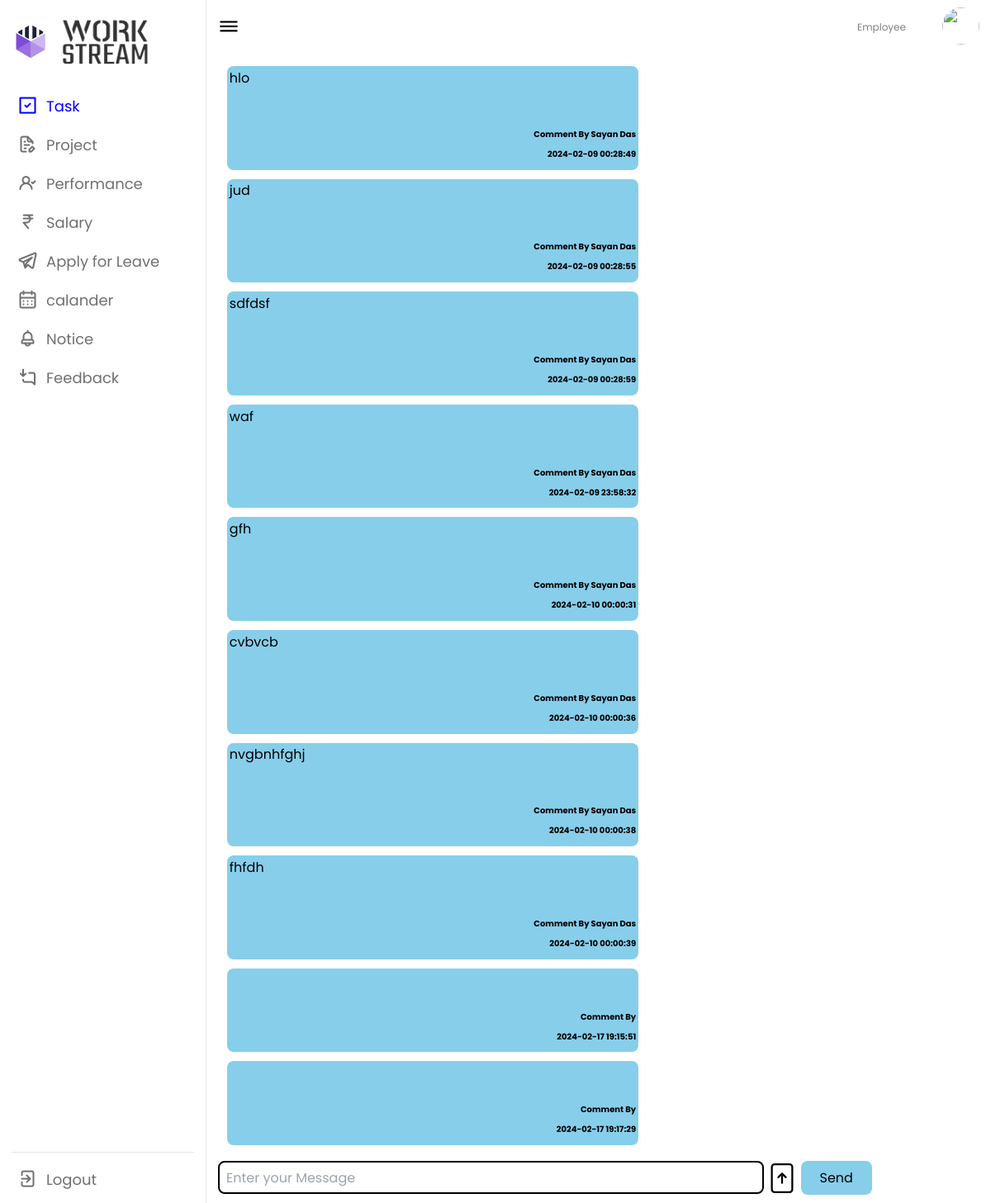
The page /employee/emp_chat.php (signed in) on the database its author committed.
### tables this page shows
CREATE TABLE `chat` (
  `id` int(11) NOT NULL,
  `p_name` varchar(255) NOT NULL,
  `name` varchar(255) NOT NULL,
  `content` varchar(255) NOT NULL,
  `file` varchar(900) NOT NULL,
  `time` datetime NOT NULL DEFAULT current_timestamp()
);

### employee/emp_chat.php (the view, shortened to what this page needs)
<?php
include '../conn.php';
$chat_pr = $_POST['chat_pr'];
$img = $_SESSION['img'];
$data3 = mysqli_query($conn, "SELECT * FROM chat where p_name = '$chat_pr';");
?>
<!DOCTYPE html>
<html lang="en">
<head>
    <link rel="stylesheet" href="style.css">
    <link rel="stylesheet" href="https://unicons.iconscout.com/release/v4.0.0/css/line.css">
    <link href="https://unpkg.com/tailwindcss@2.2.19/dist/tailwind.min.css" rel=" stylesheet">
    <link href="https://cdn.datatables.net/1.10.19/css/jquery.dataTables.min.css" rel="stylesheet">
    <link href="https://cdn.datatables.net/responsive/2.2.3/css/responsive.dataTables.min.css" rel="stylesheet">
</head>
<body>
    <nav>
        <div class="logo-name">
            <div class="logo-image">
                <img src="logo1.png" alt="p8">
            </div>
            <div class="logo-image2">
                <img src="logo2.png" alt="" id="p9">
            </div>
        </div>
        <div class="menu-items">
            <ul class="nav-links">
                <li><a href="emp_task.php">
                        <i class="uil uil-check-square" style="color: blue;"></i>
                        <span class="link-name" style="color: blue;">Task</span>
                    </a></li>
                <li><a href="emp_project.php">
                        <i class="uil uil-file-edit-alt"></i>
                        <span class="link-name">Project</span>
                    </a></li>
                <li><a href="emp_performance.php">
                        <i class="uil uil-user-check"></i>
                        <span class="link-name">Performance</span>
                    </a></li>
                <li><a href="emp_salary.php">
                        <i class="uil uil-rupee-sign"></i>
                        <span class="link-name">Salary</span>
                    </a></li>
                <li><a href="emp_leave.php">
                        <i class="uil uil-telegram-alt"></i>
                        <span class="link-name">Apply for Leave</span>
                    </a></li>
                <li><a href="emp_holiday.php">
                        <i class="uil uil-calendar-alt"></i>
                        <span class="link-name">calander</span>
                    </a></li>
                <li><a href="emp_notice.php">
                        <i class="uil uil-bell"></i>
                        <span class="link-name">Notice</span>
                    </a></li>
                <li><a href="emp_feedback.php">
                        <i class="uil uil-comment-alt-download"></i>
                        <span class="link-name">Feedback</span>
                    </a></li>
            </ul>
            <br><br><br>
            <br><br><br>
            <ul class="logout-mode">
                <li><a href="out.php">
                        <i class="uil uil-signout"></i>
                        <span class="link-name">Logout</span>
                    </a></li>
            </ul>
        </div>
    </nav>
    <section class="dashboard">
        <div class="top">
            <i class="uil uil-bars sidebar-toggle"></i>
            <div class="search-box">
                <input type="text" readonly style="border-color: #fff;" required>
            </div>
            <div class="nm">
                <h5 class="er">Employee</h5>
            </div>
            <a href="emp_personal.php"> <img src="../<?php echo $img; ?>" height="40px" width="45px" alt=""> </a>
        </div>
        <div class="dash-content">
            <div class="overview">
                <div class="title" style="margin: -44px 0 30px 0; position:fixed; z-index:1;background-color:#fff;width:100%;padding-bottom:8px;">
                    <span class="text">Group Chat <span style="color: #667eea;"><?php echo $chat_pr ?></span></span>
                </div>
            </div>
        </div>
        <div class="reverse-2">
            <?php
            if ($total3 = mysqli_num_rows($data3) > 0) {
                while ($result3 = mysqli_fetch_array($data3)) {
            ?>
                    <tr class="">
                        <div class="chat_div">
                            <p><?php echo $result3['content']; ?></p>
                            <br>
                            <br>
                            <p style="font-size:10px;font-weight:bold;float:right;">Comment By <?php echo $result3['name']; ?></p><br>
                            <p style="font-size:10px;font-weight:bold;float:right;"><?php echo $result3['time']; ?></p><br>
                        </div>
                <?php
                }
            } else {
                echo "no FoUnD";
            }
                ?>
        </div>
        <div class="reverse-3">
            <form action="emp_chat_load.php" method="POST" class="chat_mode" enctype="multipart/form-data">
                <input type="text" placeholder="Enter your Message" name="chat_box">
                <img src="file-arrow-up.svg" alt="" style="display:inline;height:36px;cursor:pointer;" onclick="goru();">
                <button type="submit">Send</button>
            </form>
        </div>
    </section>
</body>
</html>

### employee/style.css (style rules this page uses)
* { margin: 0; padding: 0; box-sizing: border-box; font-family: 'Poppins', sans-serif; }
:root { --primary-color: #0E4BF1; --panel-color: #FFF; --text-color: #000; --black-light-color: #707070; --border-color: #e6e5e5; --toggle-color: #DDD; --box1-color: #4DA3FF; --box2-color: #FFE6AC; --box3-color: #E7D1FC; --title-icon-color: #fff; }
body { min-height: 100vh; }
nav { position: fixed; top: 0; left: 0; height: 100%; width: 250px; padding: 10px 14px; background-color: var(--panel-color); border-right: 1px solid var(--border-color); transition: var(--tran-05); }
nav .logo-name { display: flex; align-items: center; }
nav .logo-image { display: flex; justify-content: center; min-width: 45px; }
nav .logo-image img { width: 40px; object-fit: cover; border-radius: 50%; }
nav .menu-items { margin-top: 40px; height: calc(100% - 90px); display: flex; flex-direction: column; justify-content: space-between; }
.menu-items li { list-style: none; }
.menu-items li a { display: flex; align-items: center; height: 50px; text-decoration: none; position: relative; }
.menu-items li a i { font-size: 24px; min-width: 45px; height: 100%; display: flex; align-items: center; justify-content: center; color: var(--black-light-color); }
.menu-items li a .link-name { font-size: 18px; font-weight: 400; color: var(--black-light-color); transition: var(--tran-05); }
.menu-items .logout-mode { padding-top: 10px; border-top: 1px solid var(--border-color); }
.dashboard { position: relative; left: 250px; background-color: var(--panel-color); min-height: 100vh; width: calc(100% - 250px); padding: 10px 14px; transition: var(--tran-05); }
.dashboard .top { position: fixed; top: 0; left: 250px; display: flex; width: calc(100% - 250px); justify-content: space-between; align-items: center; padding: 10px 14px; background-color: var(--panel-color); transition: var(--tran-05); z-index: 10; }
.dashboard .top .sidebar-toggle { font-size: 26px; color: var(--text-color); cursor: pointer; }
.dashboard .top .search-box { position: relative; height: 45px; max-width: 600px; width: 100%; margin: 0 30px; }
.top .search-box input { position: absolute; border: 1px solid var(--border-color); background-color: var(--panel-color); padding: 0 25px 0 50px; border-radius: 5px; height: 100%; width: 100%; color: var(--text-color); font-size: 15px; font-weight: 400; outline: none; }
.top img { width: 40px; border-radius: 50%; }
.dashboard .dash-content { padding-top: 50px; }
.dash-content .title { display: flex; align-items: center; margin: 60px 0 30px 0; }
.dash-content .title .text { font-size: 24px; font-weight: 500; color: var(--text-color); margin-left: 10px; }

### employee/emp_chat.php (style rules this page uses)
.er { font-size: 12px; color: gray; }
.top img { width: 45px; height: 45px; border-radius: 50%; }
li { margin-left: -33px; }
a { margin-top: -3px; color: rgba(var(--bs-link-color-rgb), var(--bs-link-opacity, 1)); text-decoration: underline; }
nav .menu-items { margin-top: 14px; height: calc(100% - 90px); display: flex; flex-direction: column; justify-content: space-between; }
#p9 { height: 121px; width: 109px; border-radius: 0px; margin-top: -40px; margin-bottom: -40px; margin-left: 15px; }
nav .logo-image img { width: 40px; object-fit: cover; border-radius: 50%; }
.reverse-2 { margin-top: 20px; margin-bottom: 60px; width: 60%; }
.reverse-3 { bottom: 0; margin-bottom: 0px; padding-bottom: 10px; position: fixed; display: block; width: 95%; background-color: #fff; }
.chat_mode { position: sticky; z-index: 1; width: 100%; }
.chat_mode input { border-radius: 8px; height: 40px; width: 58%; border: 2px solid black; padding-left: 8px; }
.chat_mode button { background-color: skyblue; border-radius: 8px; padding: 8.5px 2%; }
.chat_div { border-radius: 8px; background-color: skyblue; padding: 0.5%; border: none; margin: 2%; width: 90%; }
.menu-items li a { margin-left: 30px; display: flex; align-items: center; height: 50px; text-decoration: none; position: relative; }

### rows shown on the page
chat: content "hlo", name "Sayan Das", time "2024-02-09 00:28:49"
chat: content "jud", name "Sayan Das", time "2024-02-09 00:28:55"
chat: content "sdfdsf", name "Sayan Das", time "2024-02-09 00:28:59"
chat: content "waf", name "Sayan Das", time "2024-02-09 23:58:32"
chat: content "gfh", name "Sayan Das", time "2024-02-10 00:00:31"
chat: content "cvbvcb", name "Sayan Das", time "2024-02-10 00:00:36"
chat: content "nvgbnhfghj", name "Sayan Das", time "2024-02-10 00:00:38"
chat: content "fhfdh", name "Sayan Das", time "2024-02-10 00:00:39"
chat: time "2024-02-17 19:15:51"
chat: time "2024-02-17 19:17:29"
